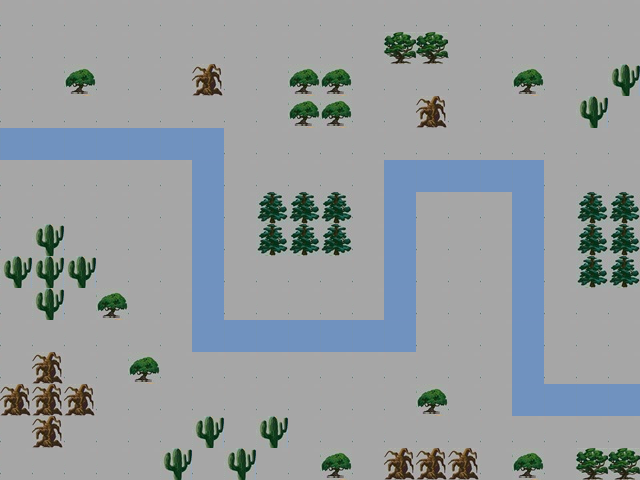

Rendered tile map (Tiled .tmx) drawn with the repository's tilesets; below, a short description and the full map source, tile grids included:
An orthogonal 20x15 tile map with 32x32 px tiles, 1 tile layer (map).

<map version="1.0" orientation="orthogonal" width="20" height="15" tilewidth="32" tileheight="32">
 <tileset firstgid="1" name="map2Tiles" tilewidth="32" tileheight="32">
  <image source="map2Tiles.png" trans="c52527" width="224" height="64" />
 </tileset>
 <layer name="map" width="20" height="15">
  <data encoding="csv">
5,5,5,5,5,5,5,5,5,5,5,5,5,5,5,5,5,5,5,5,
5,5,5,5,5,5,5,5,5,5,5,5,9,9,5,5,5,5,5,5,
5,5,10,5,5,5,12,5,5,10,10,5,5,5,5,5,10,5,5,14,
5,5,5,5,5,5,5,5,5,10,10,5,5,12,5,5,5,5,14,5,
6,6,6,6,6,6,6,5,5,5,5,5,5,5,5,5,5,5,5,5,
5,5,5,5,5,5,6,5,5,5,5,5,6,6,6,6,6,5,5,5,
5,5,5,5,5,5,6,5,11,11,11,5,6,5,5,5,6,5,11,11,
5,14,5,5,5,5,6,5,11,11,11,5,6,5,5,5,6,5,11,11,
14,14,14,5,5,5,6,5,5,5,5,5,6,5,5,5,6,5,11,11,
5,14,5,10,5,5,6,5,5,5,5,5,6,5,5,5,6,5,5,5,
5,5,5,5,5,5,6,6,6,6,6,6,6,5,5,5,6,5,5,5,
5,12,5,5,10,5,5,5,5,5,5,5,5,5,5,5,6,5,5,5,
12,12,12,5,5,5,5,5,5,5,5,5,5,10,5,5,6,6,6,6,
5,12,5,5,5,5,14,5,14,5,5,5,5,5,5,5,5,5,5,5,
5,5,5,5,5,14,5,14,5,5,10,5,12,12,12,5,10,5,9,9
</data>
 </layer>
</map>
